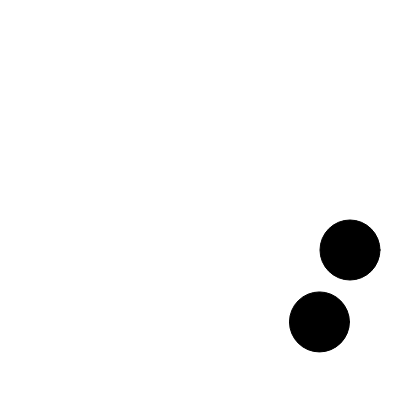
Frame 1 (no input)
Frame 2 (the mouse pressed at the canvas centre, redrawn once): identical to frame 1, image omitted

The p5.js sketch that drew this single still picture (run headless with seeded random() and noise() and a simulated clock; the mouse was pressed at the canvas centre and the sketch redrawn once):

// p5.js sketch
// ── sketch.js
function preload(){
  // preload assets
}

function setup() {
  createCanvas(400, 400);
}

const radius = 100

let angle = 0

function draw() {
  background(255);
  fill(0)


  translate(200, 200);
  rotate(Math.PI / 180 * angle)
  push()
  for (let angle = 0; angle < 360; angle += 45) {
  const x = radius * cos(Math.PI / 180 * angle);
  const y = radius * sin(Math.PI / 180 * angle);
    translate(50, 50)

    translate(x, y);
    circle(0, 0, 60);

   
    pop();
    angle += 1
  }

  noLoop(); 
  
}
